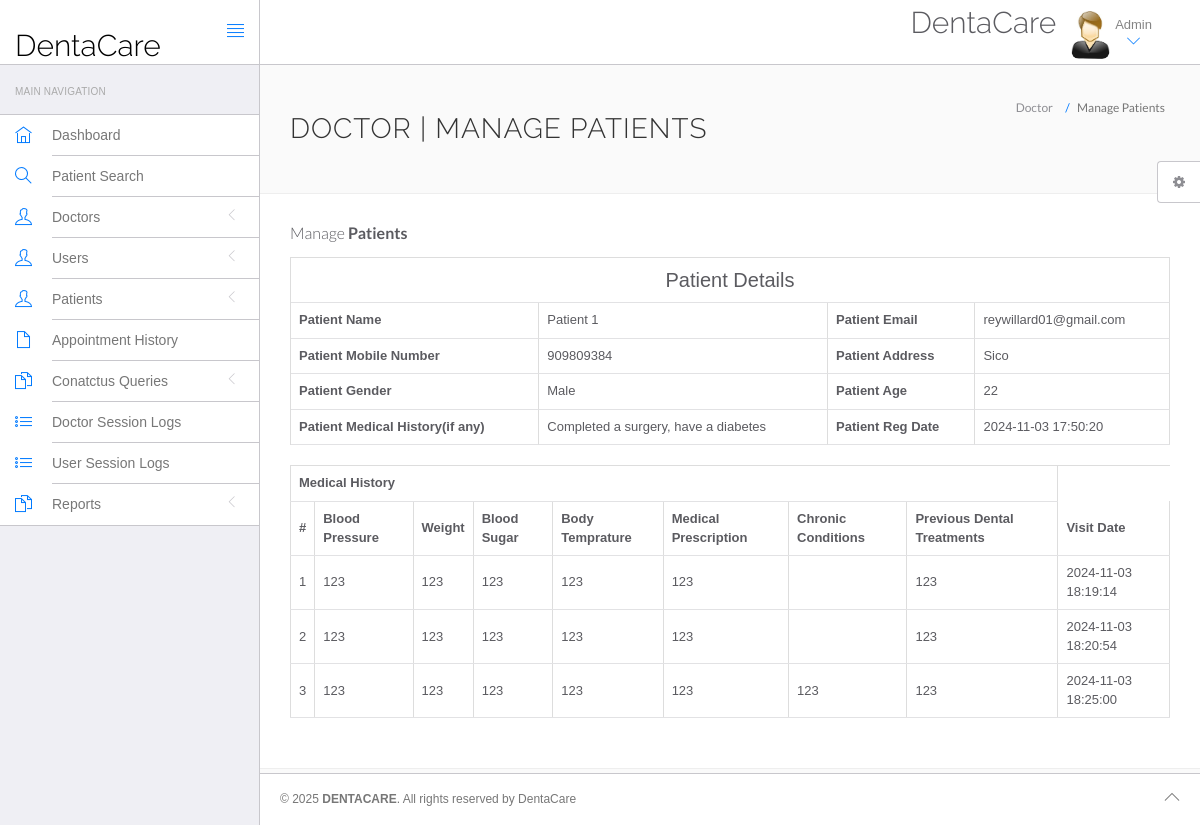
The page /hms/admin/view-patient.php?viewid=10 (signed in) on the database as committed earlier.
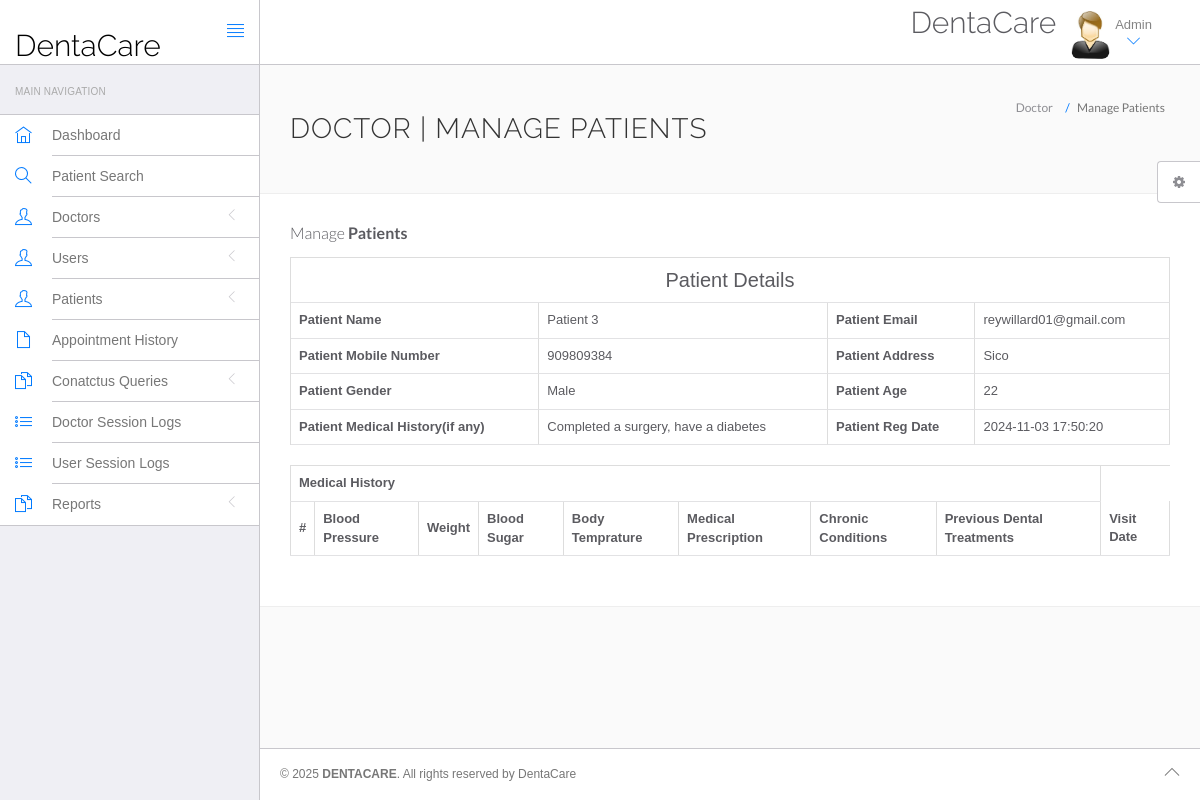
The same page on the database as committed later.
### tables this page shows
CREATE TABLE `tblpatient` (
  `ID` int(10) NOT NULL,
  `Docid` int(10) DEFAULT NULL,
  `PatientName` varchar(200) DEFAULT NULL,
  `PatientContno` bigint(10) DEFAULT NULL,
  `PatientEmail` varchar(200) DEFAULT NULL,
  `PatientGender` varchar(50) DEFAULT NULL,
  `PatientAdd` mediumtext DEFAULT NULL,
  `PatientAge` int(10) DEFAULT NULL,
  `PatientMedhis` mediumtext DEFAULT NULL,
  `CreationDate` timestamp NULL DEFAULT current_timestamp(),
  `UpdationDate` timestamp NULL DEFAULT NULL ON UPDATE current_timestamp()
);

CREATE TABLE `tblmedicalhistory` (
  `ID` int(10) NOT NULL,
  `PatientID` int(10) DEFAULT NULL,
  `BloodPressure` varchar(200) DEFAULT NULL,
  `BloodSugar` varchar(200) NOT NULL,
  `Weight` varchar(100) DEFAULT NULL,
  `Temperature` varchar(200) DEFAULT NULL,
  `MedicalPres` mediumtext DEFAULT NULL,
  `ChronicCond` varchar(255) DEFAULT NULL,
  `PrevDen` varchar(255) DEFAULT NULL,
  `CreationDate` timestamp NOT NULL DEFAULT current_timestamp() ON UPDATE current_timestamp()
);

### hms/admin/view-patient.php (the view, shortened to what this page needs)
<?php
include('include/config.php');
?>
<!DOCTYPE html>
<html lang="en">
	<head>
		<link rel="stylesheet" href="vendor/bootstrap/css/bootstrap.min.css">
		<link rel="stylesheet" href="vendor/fontawesome/css/font-awesome.min.css">
		<link rel="stylesheet" href="vendor/themify-icons/themify-icons.min.css">
		<link href="vendor/animate.css/animate.min.css" rel="stylesheet" media="screen">
		<link href="vendor/perfect-scrollbar/perfect-scrollbar.min.css" rel="stylesheet" media="screen">
		<link href="vendor/switchery/switchery.min.css" rel="stylesheet" media="screen">
		<link href="vendor/bootstrap-touchspin/jquery.bootstrap-touchspin.min.css" rel="stylesheet" media="screen">
		<link href="vendor/select2/select2.min.css" rel="stylesheet" media="screen">
		<link href="vendor/bootstrap-datepicker/bootstrap-datepicker3.standalone.min.css" rel="stylesheet" media="screen">
		<link href="vendor/bootstrap-timepicker/bootstrap-timepicker.min.css" rel="stylesheet" media="screen">
		<link rel="stylesheet" href="assets/css/styles.css">
		<link rel="stylesheet" href="assets/css/plugins.css">
		<link rel="stylesheet" href="assets/css/themes/theme-1.css" id="skin_color" />
	</head>
	<body>
		<div id="app">	<?php include('include/footer.php');?>
<?php include('include/sidebar.php');?>
<div class="app-content">
<?php include('include/header.php');?>
<div class="main-content" >
<div class="wrap-content container" id="container">
<section id="page-title">
<div class="row">
<div class="col-sm-8">
<h1 class="mainTitle">Doctor | Manage Patients</h1>
</div>
<ol class="breadcrumb">
<li>
<span>Doctor</span>
</li>
<li class="active">
<span>Manage Patients</span>
</li>
</ol>
</div>
</section>
<div class="container-fluid container-fullw bg-white">
<div class="row">
<div class="col-md-12">
<h5 class="over-title margin-bottom-15">Manage <span class="text-bold">Patients</span></h5>
<?php
                               $vid=$_GET['viewid'];
                               $ret=mysqli_query($con,"select * from tblpatient where ID='$vid'");
$cnt=1;
while ($row=mysqli_fetch_array($ret)) {
                               ?>
<table border="1" class="table table-bordered">
 <tr align="center">
<td colspan="4" style="font-size:20px;color:blue">
 Patient Details</td></tr>
    <tr>
    <th scope>Patient Name</th>
    <td><?php  echo $row['PatientName'];?></td>
    <th scope>Patient Email</th>
    <td><?php  echo $row['PatientEmail'];?></td>
  </tr>
  <tr>
    <th scope>Patient Mobile Number</th>
    <td><?php  echo $row['PatientContno'];?></td>
    <th>Patient Address</th>
    <td><?php  echo $row['PatientAdd'];?></td>
  </tr>
    <tr>
    <th>Patient Gender</th>
    <td><?php  echo $row['PatientGender'];?></td>
    <th>Patient Age</th>
    <td><?php  echo $row['PatientAge'];?></td>
  </tr>
  <tr>
    <th>Patient Medical History(if any)</th>
    <td><?php  echo $row['PatientMedhis'];?></td>
     <th>Patient Reg Date</th>
    <td><?php  echo $row['CreationDate'];?></td>
  </tr>
<?php }?>
</table>
<?php
$ret=mysqli_query($con,"select * from tblmedicalhistory  where PatientID='$vid'");
 ?>
<table id="datatable" class="table table-bordered dt-responsive nowrap" style="border-collapse: collapse; border-spacing: 0; width: 100%;">
  <tr align="center">
   <th colspan="8" >Medical History</th>
  </tr>
  <tr>
    <th>#</th>
<th>Blood Pressure</th>
<th>Weight</th>
<th>Blood Sugar</th>
<th>Body Temprature</th>
<th>Medical Prescription</th>
<th>Chronic Conditions</th>
<th>Previous Dental Treatments</th>
<th>Visit Date</th>
</tr>
<?php
while ($row=mysqli_fetch_array($ret)) {
  ?>
<tr>
  <td><?php echo $cnt;?></td>
 <td><?php  echo $row['BloodPressure'];?></td>
 <td><?php  echo $row['Weight'];?></td>
 <td><?php  echo $row['BloodSugar'];?></td>
  <td><?php  echo $row['Temperature'];?></td>
  <td><?php  echo $row['MedicalPres'];?></td>
  <td><?php  echo $row['ChronicCond'];?></td>
  <td><?php  echo $row['PrevDen'];?></td>
  <td><?php  echo $row['CreationDate'];?></td>
</tr>
<?php $cnt=$cnt+1;} ?>
</table>
</div>
</div>
</div>
</div>
</div>
</div>
</div>
	<?php include('include/setting.php');?>
	</body>
</html>

Rows that differ between the two databases and show on the page:
removed tblmedicalhistory: BloodPressure "123", Weight "123", BloodSugar "123", Temperature "123", MedicalPres "123", PrevDen "123", CreationDate "2024-11-03 18:19:14"
removed tblmedicalhistory: BloodPressure "123", Weight "123", BloodSugar "123", Temperature "123", MedicalPres "123", PrevDen "123", CreationDate "2024-11-03 18:20:54"
removed tblmedicalhistory: BloodPressure "123", Weight "123", BloodSugar "123", Temperature "123", MedicalPres "123", ChronicCond "123", PrevDen "123", CreationDate "2024-11-03 18:25:00"
changed tblpatient "reywillard01@gmail.com": PatientName "Patient 1" → "Patient 3"
